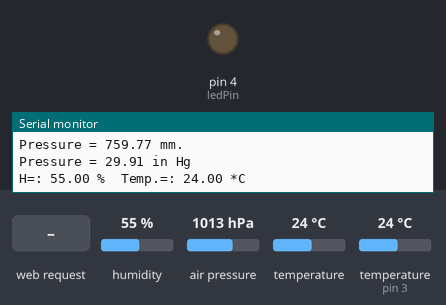
Recording of a sketch running on a simulated Arduino Uno, built with avr-gcc and run on an emulated ATmega328P. On the bench: output pins drawn as LEDs (lit = HIGH), the last lines printed to the serial monitor. The test bench sets the inputs (shaded band); at power-on: humidity 55 %, air pressure 1013 hPa, temperature 24 °C, temperature (sensor on pin 3) 24 °C.

Above: at 1.2 s.
1.3 s: HTTP request GET /?Level=1 received
At 1.9 s:
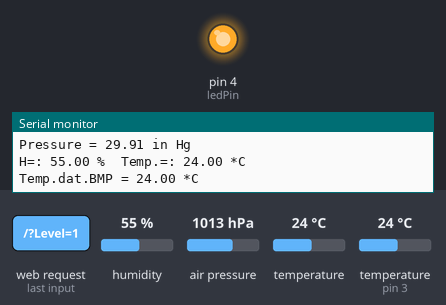
9.0 s: HTTP request GET /?Level=0 received
At 10.0 s:
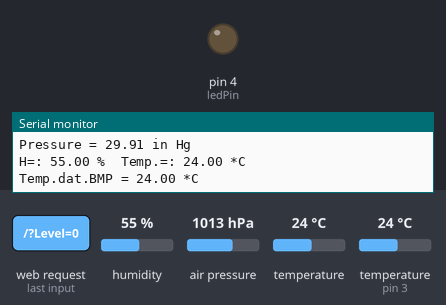
Timing chart, 0 to 12.0 s (numbered marks = the images above; inputs shaded):
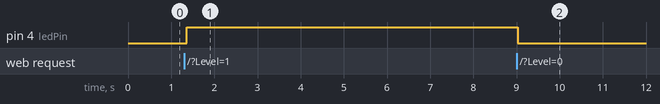

Measured:
- after the input at 1.3 s, pin 4 (ledPin): LOW → HIGH after 0.07 s
- after the input at 9.0 s, pin 4 (ledPin): HIGH → LOW at once

The sketch:

weather.ino
```cpp
// ========================Задаем необходимые библиотеки==========
#include <SPI.h>
#include <String.h>
#include <Ethernet.h>
#include "DHT.h"
#include "Wire.h"
#include "Adafruit_BMP085.h"
// ===============================================================
// ========================Задаем данные сети======================
byte mac[] = { 0xCA, 0xAF, 0x78, 0x1C, 0x13, 0x77 }; //mac - адрес ethernet shielda
byte ip[] = { 192, 168, 1, 33 };        // ip адрес ethernet shielda
byte subnet[] = { 255, 255, 255, 0 }; //маска подсети
EthernetServer server(80); //порт сервера
int ledPin = 4; // указываем что светодиод будет управляться через 4 Pin
String readString = String(30); //string for fetching data from address
boolean LEDON = false; //изначальный статус светодиода - выключен
// ===============================================================
#define DHTPIN 3    // пин для датчика DHT22
const unsigned char OSS = 0;  // Oversampling Setting
// ===============================================================
// ========================ТИП ДАТЧИКА DHT=======================
#define DHTTYPE DHT11   // DHT 11
//#define DHTTYPE DHT22   // DHT 22  (AM2302)
//#define DHTTYPE DHT21   // DHT 21 (AM2301)
// ==============================================================
DHT dht(DHTPIN, DHTTYPE);
Adafruit_BMP085 bmp;
// ========================СТАРТУЕМ=============================
// ========================Управляем св.диодом на 4-м пине==========
void setup(){
  //запускаем Ethernet
  Ethernet.begin(mac, ip, subnet);
  //устанавливаем pin 4 на выход
  pinMode(ledPin, OUTPUT);
  //enable serial datada print
  Serial.begin(9600);
      Serial.println("Port Test!"); // Тестовые строки для отображения в мониторе порта
      Serial.println("GO!");// Тестовые строки для отображения в мониторе порта
  dht.begin();
  bmp.begin();
}
// ==============================================================
void loop(){
  // ========================ДАТЧИКИ=============================
  float h = dht.readHumidity();
  float t = dht.readTemperature();
  float tdpa = bmp.readTemperature();
  float Pa0 = (bmp.readPressure());
  float Pa = (bmp.readPressure()/133.33);// переводим в мм.рт.ст.
  float Pa2 = (bmp.readPressure()/3386.582);// переводим в дм.рт.ст.
  if (isnan(t) || isnan(h)) {
    Serial.println("Failed to read from DHT");
  } else {
      Serial.print("H=: ");
    Serial.print(h);
      Serial.print(" %\t");
      Serial.print("Temp.=: ");
    Serial.print(t);
      Serial.println(" *C");
      Serial.print("Temp.dat.BMP = ");
    Serial.print(tdpa);
      Serial.println(" *C");
      Serial.print("Pressure = ");
    Serial.print(Pa);
      Serial.println(" mm.");
      Serial.print("Pressure = ");
    Serial.print(Pa2);
      Serial.println(" in Hg");
 // ==============================================================
   // =============Создаем клиентское соединение====================
  EthernetClient client = server.available();
  if (client) {
    while (client.connected()) {
    if (client.available()) {
      char c = client.read();
      //read char by char HTTP request
      if (readString.length() < 30) {
        //store characters to string
        readString.concat( c); }
        //output chars to serial port
        Serial.print( c);
        //if HTTP request has ended
        if (c == '\n') {
        //Проверяем включили ли светодиод?
        //Level=1 - включен
        //Level=0 - выключен
          if(readString.indexOf("Level=1") >=0) {
            //Включаем светодиод
            digitalWrite(ledPin, HIGH); // set the LED on
            LEDON = true;
          }if(readString.indexOf("Level=0") >=0) {
            //Выключаем светодиод
            digitalWrite(ledPin, LOW); // set the LED on
            LEDON = false;
          }
   // =============Формируем HTML-страницу==========================
          client.println("HTTP/1.1 200 OK");
          client.println("Content-Type: text/html");
          client.println();
          client.println("<head> ");
          client.println("<meta http-equiv='Content-Type' content='text/html; charset=utf-8' /> ");
          client.println("<title> :: Упр.Arduino:: V1.1</title>");
          client.println("</head> ");
          client.println("<body");
          client.println("<hr />");
          client.println("<h1> ::Упр.Arduino:: </h1>");
          if (LEDON){
            client.println("<form method=get name=LED><input type=radio name=Level value=1 CHECKED>Включить<input type=radio name=Level value=0>Выключить<input type=submit value=OK></form>");
            client.println("<font size=’5′>LED-статус: ");
            client.println("<font size=’5′>Вкл.");
          }else{
            client.println("<form method=get name=LED><input type=radio name=Level value=1>Включить<input type=radio name=Level value=0 CHECKED>Выключить<input type=submit value=OK></form>");
            client.println("<font size=’5′>LED-статус: ");
            client.println("<font size=’5′>Выкл");
          }
         //==============Вывод значений на web-страницу======================
              client.println("<hr />");//линия=====================================
            client.println("Tемпература = ");    //Температура с DHT 22
            client.println(t);
            client.println(" *C");
              client.println("<br> "); //перенос на след. строчку
            client.println("Влажность = ");    //Влажность с DHT 22
            client.println(h);
            client.println(" %\t");
              client.println("<br> "); //перенос на след. строчку
              client.println("<hr />");//линия=====================================
            client.println("Давление = ");    //давление с BMP 085
            client.println(Pa);
            client.println(" mm.рт.ст.");
               client.println("<br> "); //перенос на след. строчку
            client.println("<hr />");  //линия=====================================
            client.println("Давление = ");    //давление с BMP 085
            client.println(Pa2);
            client.println(" in Hg");
               client.println("<br> "); //перенос на след. строчку
               client.println("<hr />");  //линия=====================================
            client.println("Tемпература внутреняя = ");//температура с BMP 085
            client.println(tdpa);
            client.println(" *C");
               client.println("<br> "); //перенос на след. строчку
               client.println("<hr />");  //линия=====================================
            //==============================================================
            client.println("</body></html>");
            //очищаем строку для следующего считывания
            //==============Останавливаем web-client===========================
            readString="";
            client.stop();
            //==============================================================
          }
        }
      }
     }
 }
 }
```
